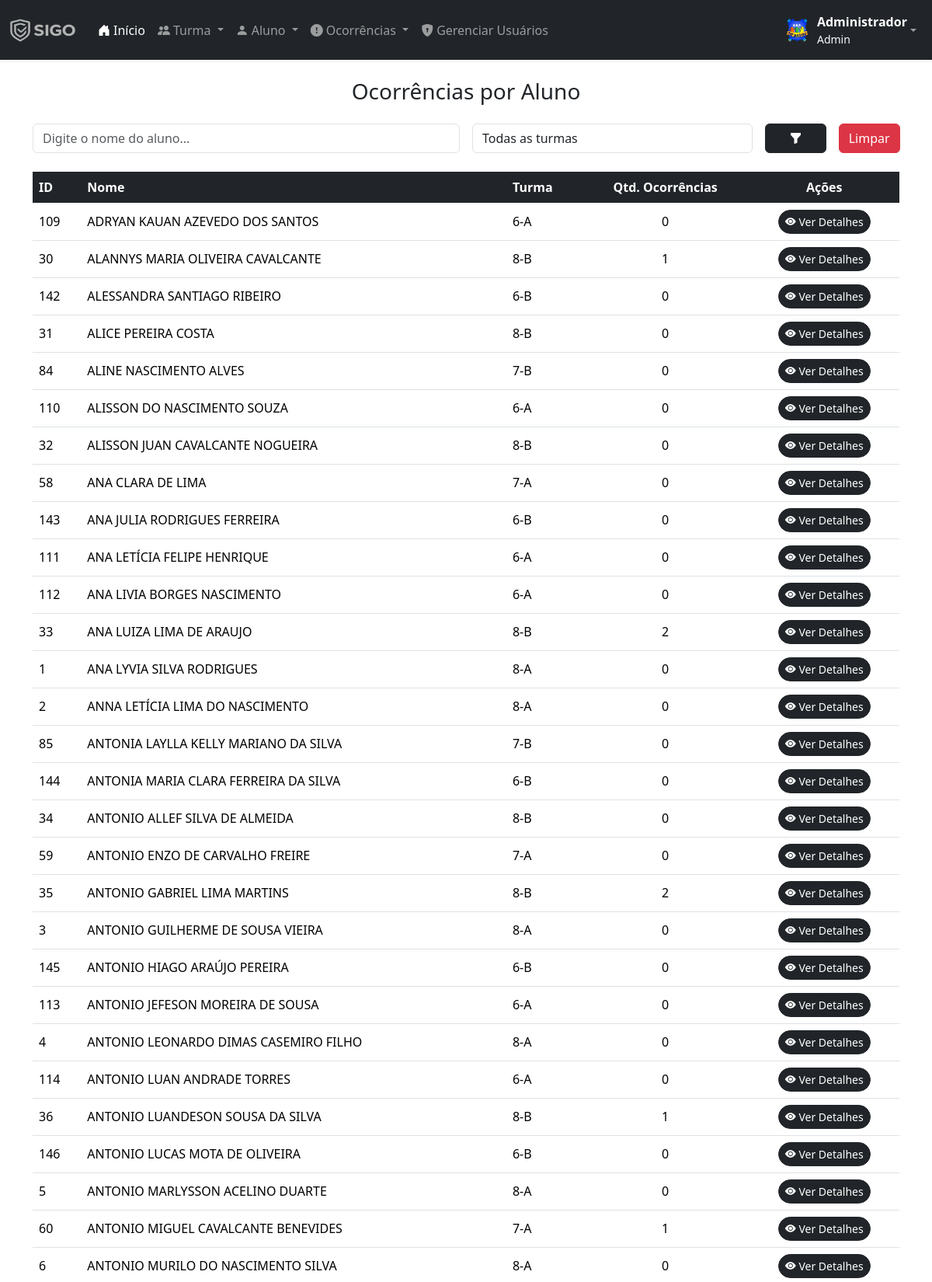
Screenshot of /contagem-ocorrencias.php (signed in, upper part) with the database file from the repository.
### tables this page shows
CREATE TABLE `alunos` (
  `id` int(11) NOT NULL,
  `nome` varchar(255) NOT NULL,
  `rg` varchar(30) NOT NULL,
  `cpf` varchar(20) NOT NULL,
  `endereco` varchar(255) NOT NULL,
  `tel` varchar(80) NOT NULL,
  `escolaridade` varchar(50) NOT NULL,
  `turma` int(11) NOT NULL
);

CREATE TABLE `turma` (
  `id` int(11) NOT NULL,
  `ano` int(11) NOT NULL,
  `turma` varchar(10) NOT NULL
);

### contagem-ocorrencias.php (the view, shortened to what this page needs)
<?php
require('includes/conexao.php');
$nomeBusca = isset($_GET['nomeBusca']) ? strtoupper($_GET['nomeBusca']) : '';
?>
<!DOCTYPE html>
<html lang="pt-br">
<?php include('layout/head.php'); ?>
<body>
<?php include('layout/menu.php'); ?>
<div class="container mt-4">
    <h3 class="text-center mb-4">Ocorrências por Aluno</h3>
    <form class="row g-3 mb-4" method="GET">
        <div class="col-md-6">
            <input type="text" class="form-control" name="nomeBusca" id="nomeBusca"
                   placeholder="Digite o nome do aluno..."
                   value="<?= htmlspecialchars($nomeBusca) ?>">
        </div>
        <div class="col-md-4">
            <select name="turmaBusca" class="selectpicker form-control" data-live-search="true" title="Filtrar por turma">
                <option value="">Todas as turmas</option>
            </select>
        </div>
        <div class="col-md-1 d-grid">
            <button type="submit" class="btn btn-dark"><i class="bi bi-funnel-fill"></i></button>
        </div>
        <div class="col-md-1 d-grid">
            <a href="<?= basename($_SERVER['PHP_SELF']); ?>" class="btn btn-danger">Limpar</a>
        </div>
    </form>
    <div class="table-responsive">
        <table class="table table-hover align-middle">
            <thead class="table-dark">
                <tr>
                    <th>ID</th>
                    <th>Nome</th>
                    <th>Turma</th>
                    <th class="text-center">Qtd. Ocorrências</th>
                    <th class="text-center">Ações</th>
                </tr>
            </thead>
            <tbody>
                <?php
                $filtros = [];
                $where = $filtros ? "WHERE " . implode(" AND ", $filtros) : "";
                $sql = "
                    SELECT a.id, a.nome, a.turma, COUNT(oa.ocorrencia_id) AS total
                    FROM alunos a
                    LEFT JOIN ocorrencia_aluno oa ON a.id = oa.alunos_id
                    $where
                    GROUP BY a.id, a.nome, a.turma
                    ORDER BY a.nome ASC
                ";
                $result = mysqli_query($conn, $sql);
                if (mysqli_num_rows($result) > 0) {
                    while ($dados = mysqli_fetch_assoc($result)) {
                        $id = $dados['id'];
                        $nome = $dados['nome'];
                        $turma_id = $dados['turma'];
                        $total = $dados['total'];
                        $turma_sql = "SELECT ano, turma FROM turma WHERE id = '$turma_id'";
                        $res_turma = mysqli_query($conn, $turma_sql);
                        $turma_dados = mysqli_fetch_assoc($res_turma);
                        $turma_nome = $turma_dados ? $turma_dados['ano'] . '-' . $turma_dados['turma'] : 'NÃO CADASTRADA';
                        echo "
                            <tr>
                                <td>$id</td>
                                <td>$nome</td>
                                <td>$turma_nome</td>
                                <td class='text-center'>$total</td>
                                <td class='text-center'>
                                    <a href='ver-ocorrencias-aluno.php?id=$id' class='btn btn-dark btn-sm rounded-pill'>
                                        <i class='bi bi-eye-fill'></i> Ver Detalhes
                                    </a>
                                </td>
                            </tr>
                        ";
                    }
                } else {
                    echo "<tr><td colspan='5' class='text-center'>Nenhum aluno encontrado.</td></tr>";
                }
                ?>
            </tbody>
        </table>
    </div>
</div>
<link rel="stylesheet" href="https://cdnjs.cloudflare.com/ajax/libs/bootstrap-select/1.14.0-beta3/css/bootstrap-select.min.css">
</body>
</html>

### rows the page displays
alunos: id "109", nome "ADRYAN KAUAN AZEVEDO DOS SANTOS", turma.turma "6-A", total "0"
alunos: id "30", nome "ALANNYS MARIA OLIVEIRA CAVALCANTE", turma.turma "8-B", total "1"
alunos: id "142", nome "ALESSANDRA SANTIAGO RIBEIRO", turma.turma "6-B", total "0"
alunos: id "31", nome "ALICE PEREIRA COSTA", turma.turma "8-B", total "0"
alunos: id "84", nome "ALINE NASCIMENTO ALVES", turma.turma "7-B", total "0"
alunos: id "110", nome "ALISSON DO NASCIMENTO SOUZA", turma.turma "6-A", total "0"
alunos: id "32", nome "ALISSON JUAN CAVALCANTE NOGUEIRA", turma.turma "8-B", total "0"
alunos: id "58", nome "ANA CLARA DE LIMA", turma.turma "7-A", total "0"
alunos: id "143", nome "ANA JULIA RODRIGUES FERREIRA", turma.turma "6-B", total "0"
alunos: id "111", nome "ANA LETÍCIA FELIPE HENRIQUE", turma.turma "6-A", total "0"
alunos: id "112", nome "ANA LIVIA BORGES NASCIMENTO", turma.turma "6-A", total "0"
alunos: id "33", nome "ANA LUIZA LIMA DE ARAUJO", turma.turma "8-B", total "2"
alunos: id "1", nome "ANA LYVIA SILVA RODRIGUES", turma.turma "8-A", total "0"
alunos: id "2", nome "ANNA LETÍCIA LIMA DO NASCIMENTO", turma.turma "8-A", total "0"
alunos: id "85", nome "ANTONIA LAYLLA KELLY MARIANO DA SILVA", turma.turma "7-B", total "0"
alunos: id "144", nome "ANTONIA MARIA CLARA FERREIRA DA SILVA", turma.turma "6-B", total "0"
alunos: id "34", nome "ANTONIO ALLEF SILVA DE ALMEIDA", turma.turma "8-B", total "0"
alunos: id "59", nome "ANTONIO ENZO DE CARVALHO FREIRE", turma.turma "7-A", total "0"
alunos: id "35", nome "ANTONIO GABRIEL LIMA MARTINS", turma.turma "8-B", total "2"
alunos: id "3", nome "ANTONIO GUILHERME DE SOUSA VIEIRA", turma.turma "8-A", total "0"
alunos: id "145", nome "ANTONIO HIAGO ARAÚJO PEREIRA", turma.turma "6-B", total "0"
alunos: id "113", nome "ANTONIO JEFESON MOREIRA DE SOUSA", turma.turma "6-A", total "0"
alunos: id "4", nome "ANTONIO LEONARDO DIMAS CASEMIRO FILHO", turma.turma "8-A", total "0"
alunos: id "114", nome "ANTONIO LUAN ANDRADE TORRES", turma.turma "6-A", total "0"
alunos: id "36", nome "ANTONIO LUANDESON SOUSA DA SILVA", turma.turma "8-B", total "1"
alunos: id "146", nome "ANTONIO LUCAS MOTA DE OLIVEIRA", turma.turma "6-B", total "0"
alunos: id "5", nome "ANTONIO MARLYSSON ACELINO DUARTE", turma.turma "8-A", total "0"
alunos: id "60", nome "ANTONIO MIGUEL CAVALCANTE BENEVIDES", turma.turma "7-A", total "1"
alunos: id "6", nome "ANTONIO MURILO DO NASCIMENTO SILVA", turma.turma "8-A", total "0"

### other values shown
$usuarioNome "Administrador"
$usuarioNivel "Admin"
